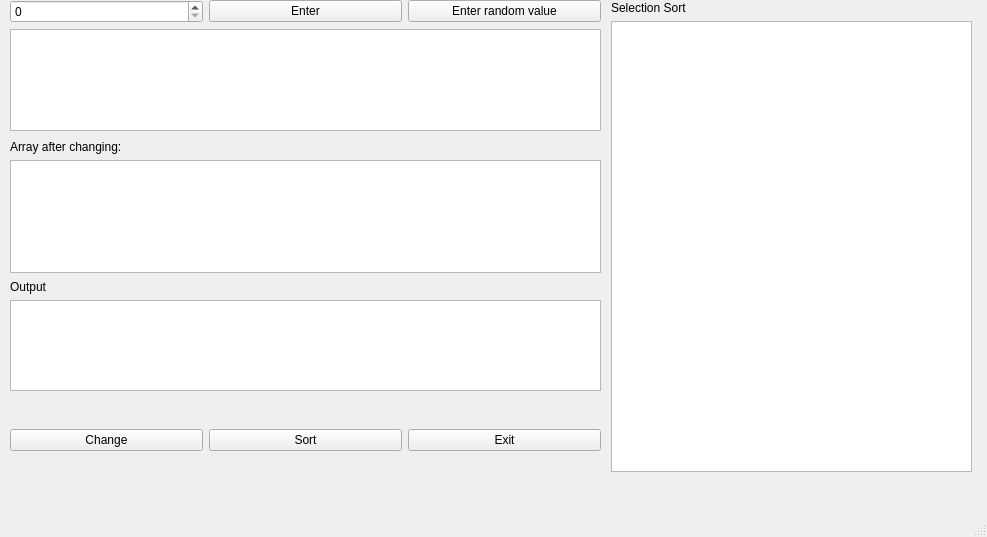
<?xml version="1.0" encoding="UTF-8"?>
<ui version="4.0">
 <class>MainWindow</class>
 <widget class="QMainWindow" name="MainWindow">
  <property name="geometry">
   <rect>
    <x>0</x>
    <y>0</y>
    <width>987</width>
    <height>537</height>
   </rect>
  </property>
  <property name="windowTitle">
   <string>ASD lab 6</string>
  </property>
  <property name="windowIcon">
   <iconset>
    <normaloff>C:/Users/likht/OneDrive/Робочий стіл/Звіти/my_logo.jpg</normaloff>C:/Users/likht/OneDrive/Робочий стіл/Звіти/my_logo.jpg</iconset>
  </property>
  <widget class="QWidget" name="centralwidget">
   <widget class="QWidget" name="layoutWidget">
    <property name="geometry">
     <rect>
      <x>10</x>
      <y>410</y>
      <width>591</width>
      <height>61</height>
     </rect>
    </property>
    <layout class="QHBoxLayout" name="horizontalLayout">
     <item>
      <widget class="QPushButton" name="pushButton_3">
       <property name="text">
        <string>Change</string>
       </property>
      </widget>
     </item>
     <item>
      <widget class="QPushButton" name="pushButton_4">
       <property name="text">
        <string>Sort</string>
       </property>
      </widget>
     </item>
     <item>
      <widget class="QPushButton" name="pushButton_5">
       <property name="text">
        <string>Exit</string>
       </property>
      </widget>
     </item>
    </layout>
   </widget>
   <widget class="QWidget" name="layoutWidget">
    <property name="geometry">
     <rect>
      <x>10</x>
      <y>280</y>
      <width>591</width>
      <height>111</height>
     </rect>
    </property>
    <layout class="QVBoxLayout" name="verticalLayout">
     <item>
      <widget class="QLabel" name="label_5">
       <property name="text">
        <string>Output</string>
       </property>
      </widget>
     </item>
     <item>
      <widget class="QTableWidget" name="output_1">
       <property name="columnCount">
        <number>0</number>
       </property>
      </widget>
     </item>
    </layout>
   </widget>
   <widget class="QWidget" name="layoutWidget">
    <property name="geometry">
     <rect>
      <x>10</x>
      <y>140</y>
      <width>591</width>
      <height>133</height>
     </rect>
    </property>
    <layout class="QVBoxLayout" name="verticalLayout_2">
     <item>
      <widget class="QLabel" name="label_3">
       <property name="text">
        <string>Array after changing:</string>
       </property>
      </widget>
     </item>
     <item>
      <widget class="QTableWidget" name="input_2">
       <property name="columnCount">
        <number>0</number>
       </property>
      </widget>
     </item>
    </layout>
   </widget>
   <widget class="QWidget" name="layoutWidget">
    <property name="geometry">
     <rect>
      <x>10</x>
      <y>0</y>
      <width>591</width>
      <height>131</height>
     </rect>
    </property>
    <layout class="QVBoxLayout" name="verticalLayout_3">
     <item>
      <layout class="QHBoxLayout" name="horizontalLayout_2">
       <item>
        <widget class="QSpinBox" name="count">
         <property name="maximum">
          <number>1000000</number>
         </property>
        </widget>
       </item>
       <item>
        <widget class="QPushButton" name="pushButton_2">
         <property name="text">
          <string>Enter</string>
         </property>
        </widget>
       </item>
       <item>
        <widget class="QPushButton" name="pushButton">
         <property name="text">
          <string>Enter random value</string>
         </property>
        </widget>
       </item>
      </layout>
     </item>
     <item>
      <widget class="QTableWidget" name="input_1">
       <property name="columnCount">
        <number>0</number>
       </property>
      </widget>
     </item>
    </layout>
   </widget>
   <widget class="QWidget" name="layoutWidget">
    <property name="geometry">
     <rect>
      <x>611</x>
      <y>1</y>
      <width>361</width>
      <height>471</height>
     </rect>
    </property>
    <layout class="QVBoxLayout" name="verticalLayout_4">
     <item>
      <layout class="QHBoxLayout" name="horizontalLayout_4">
       <item>
        <widget class="QLabel" name="label">
         <property name="text">
          <string>Selection Sort</string>
         </property>
        </widget>
       </item>
       <item>
        <widget class="QLabel" name="time_1">
         <property name="text">
          <string/>
         </property>
        </widget>
       </item>
      </layout>
     </item>
     <item>
      <widget class="QTextEdit" name="BS"/>
     </item>
    </layout>
   </widget>
  </widget>
  <widget class="QMenuBar" name="menubar">
   <property name="geometry">
    <rect>
     <x>0</x>
     <y>0</y>
     <width>987</width>
     <height>25</height>
    </rect>
   </property>
  </widget>
  <widget class="QStatusBar" name="statusbar"/>
 </widget>
 <resources/>
 <connections/>
</ui>
